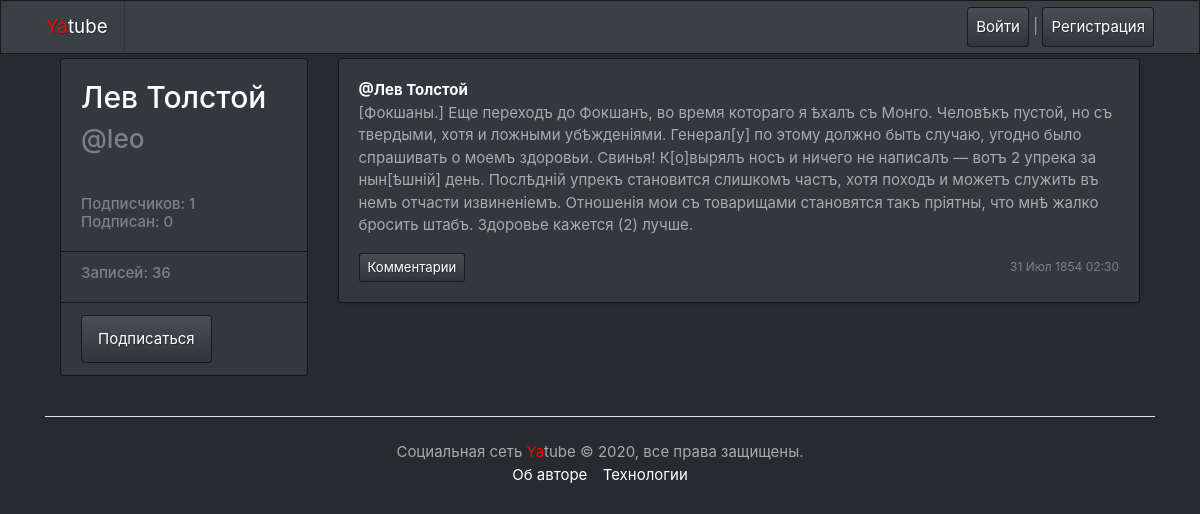
The page /leo/37/ on the database as committed earlier.
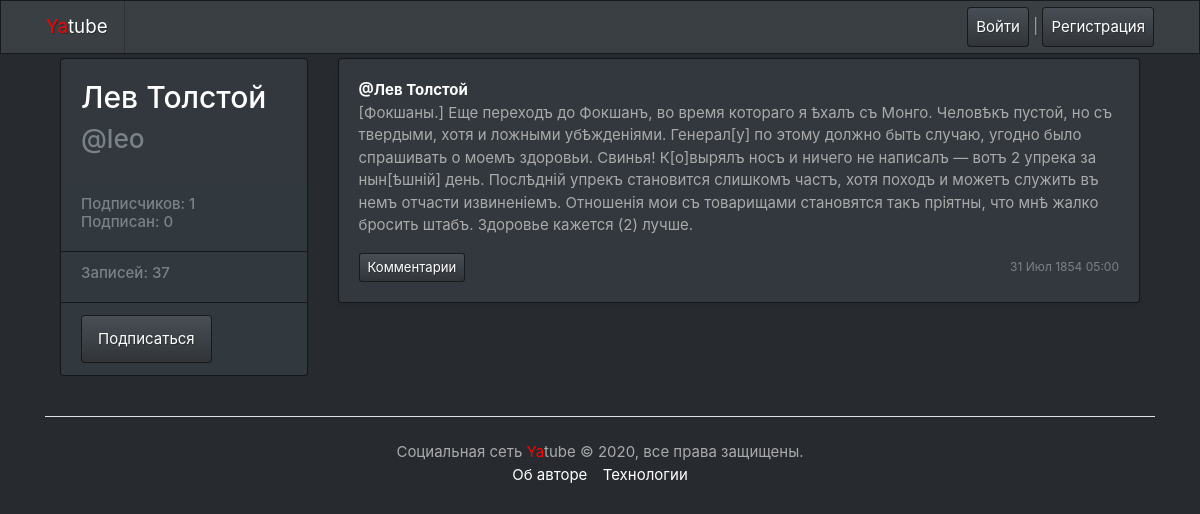
The same page on the database as committed later.
### posts/models.py (models this page shows, shortened)
class Post(models.Model):
    text = models.TextField()
    pub_date = models.DateTimeField("Дата публикации", auto_now_add=True)
    author = models.ForeignKey(User, on_delete=models.CASCADE, related_name="author_posts")
    group = models.ForeignKey(
        Group, on_delete=models.CASCADE, related_name="group_posts", blank=True, null=True
    )
    image = models.ImageField(upload_to="posts/", blank=True, null=True)

### posts/views.py (the view)
# urls.py: path("<username>/<int:post_id>/", views.post_view, name="post"),
def post_view(request, username, post_id):
    profile = get_object_or_404(User, username=username)
    post = get_object_or_404(Post, pk=post_id)
    post_list = Post.objects.filter(author = profile).order_by("-pub_date").all()
    posts_count = post_list.count()
    form = CommentForm()
    comment_list = Comment.objects.filter(post=post).order_by("-created").all()
    followers = Follow.objects.filter(author=profile.id).count()
    follows = Follow.objects.filter(user=profile.id).count()
    following = Follow.objects.filter(user=request.user.id, author=profile.id).all()
    context = {
        "form": form,
        "profile": profile,
        "post": post,
        "posts_count": posts_count,
        "comment_list": comment_list,
        "followers": followers,
        "follows": follows,
        "following": following
    }
    return render(request, "post.html", context)

### context_processors/context_processors.py (called while the page is built)
def custom_context_processors(request):
    now = dt.datetime.now()
    return {
        'year' : now.year
    }

### posts/templates/post.html (shortened to what this page needs)
{% extends "base.html" %}
{% block content %}
<main role="main" class="container">
    <div class="row">
        {% include 'user_item.html' %}
        <div class="col-md-9">
            {% if post %}
                {% include 'post_item.html' %}
            {% endif %}
        </div>
    </div>
</main>
{% endblock %}

### templates/base.html (shortened to what this page needs)
<!doctype html>
<html>
    <head>
        {% load static %}
        <link rel="stylesheet" href="{% static 'bootstrap/dist/css/bootstrap.min.css' %}">
    </head>
    <body>
        {% include 'nav.html' %}
            <div class="container">
                {% block content %}{% endblock content %}
            {% include 'footer.html' %}
        </div>
    </body>
</html>

### templates/nav.html
<div class="navbar navbar-expand-lg navbar-dark bg-primary">
    <div class='container'>
        <a class="navbar-brand" href="/"><span style="color:red">Ya</span>tube</a>
        <nav class="my-2 my-md-0 mr-md-3">
            {% if user.is_authenticated %}
            <a class="p-2 btn btn-primary" href="{% url 'new_post' %}">Добавить запись</a>
            Пользователь: <a class="p-2 btn btn-outline-info" href="/{{user.username}}/">{{ user.username }}</a>
            <a class="p-2 btn btn-primary" href="{% url 'password_change' %}">Изменить пароль</a>
            <a class="p-2 btn btn-primary" href="{% url 'logout' %}">Выйти</a>
            {% else %}
            <a class="p-2 btn btn-primary" href="{% url 'login' %}">Войти</a> |
            <a class="p-2 btn btn-primary" href="{% url 'signup' %}">Регистрация</a>
            {% endif %}
        </nav>
    </div>
</div>

### posts/templates/user_item.html
<div class="col-md-3 mb-3 mt-1">
    <div class="card">
        <div class="card-body">
            <div class="h2 text">
                <legend class="h2">{{profile.get_full_name}}</legend>
            </div>
            <div class="h3 text-muted">
                @{{profile.username}}
            </div>
        </div>
            <ul class="list-group list-group-flush">
                <li class="list-group-item" style="background-color:#31383E;">
                    <div class="h6 text-muted">
                    Подписчиков: {{followers}}<br />
                    Подписан: {{follows}}
                    </div>
                </li>
                <li class="list-group-item" style="background-color:#31383E;">
                    <div class="h6 text-muted">
                        Записей: {{posts_count}}
                    </div>
                </li>
                <li class="list-group-item" style="background-color:#31383E;">
                    {% if profile.username == user.username %}
                    <a class="btn btn-primary"
                        href="{% url 'profile_edit' profile.username %}" role="button">
                        Редактировать профиль
                    </a>
                    {% else %}
                        {% if following %}
                        <a class="btn btn-primary"
                            href="{% url 'profile_unfollow' profile.username %}" role="button">
                            Отписаться
                        </a>
                        {% else %}
                        <a class="btn btn-primary"
                            href="{% url 'profile_follow' profile.username %}" role="button">
                            Подписаться
                        </a>
                        {% endif %}
                    {% endif %}
                </li>
            </ul>
    </div>
</div>

### posts/templates/post_item.html (shortened to what this page needs)
<div class="card mb-3 mt-1 shadow-sm" style="width: 100%;">
    {% load thumbnail %}
    <div class="card-body">
        <p class="card-text">
            <strong class="d-block">
                <a href="{% url 'profile' post.author.username %}" class="card-link">@{{ post.author.get_full_name }}</a>
            </strong>
                {{ post.text|linebreaksbr }}
        </p>
        <div class="d-flex justify-content-between align-items-center">
            <div class="btn-group ">
                <a class="btn btn-sm btn-primary" href="{% url 'post' post.author.username post.id %}" role="button">Комментарии</a>
            </div>
            <small class="text-muted">{{ post.pub_date|date:"d M Y H:i" }}</small>
        </div>
    </div>
</div>

### posts/templates/comments.html (shortened to what this page needs)
{% load user_filters %}

### templates/footer.html
<footer class="pt-4 my-md-4 border-top">
    <p class="m-0 text-center ">Социальная сеть <span style="color:red">Ya</span>tube © {{ year }}, все права защищены.</p>
    <p class="m-0 text-dark text-center "><a href="/about-author/">Об авторе</a> - <a href="/about-spec/">Технологии</a></p>
</footer>

Rows that differ between the two databases and show on the page:
changed Post "Лев Толстой": pub_date "31 Июл 1854 02:30" → "31 Июл 1854 05:00"
Other text that changed with them:
{{ posts_count }}: "36" → "37"
